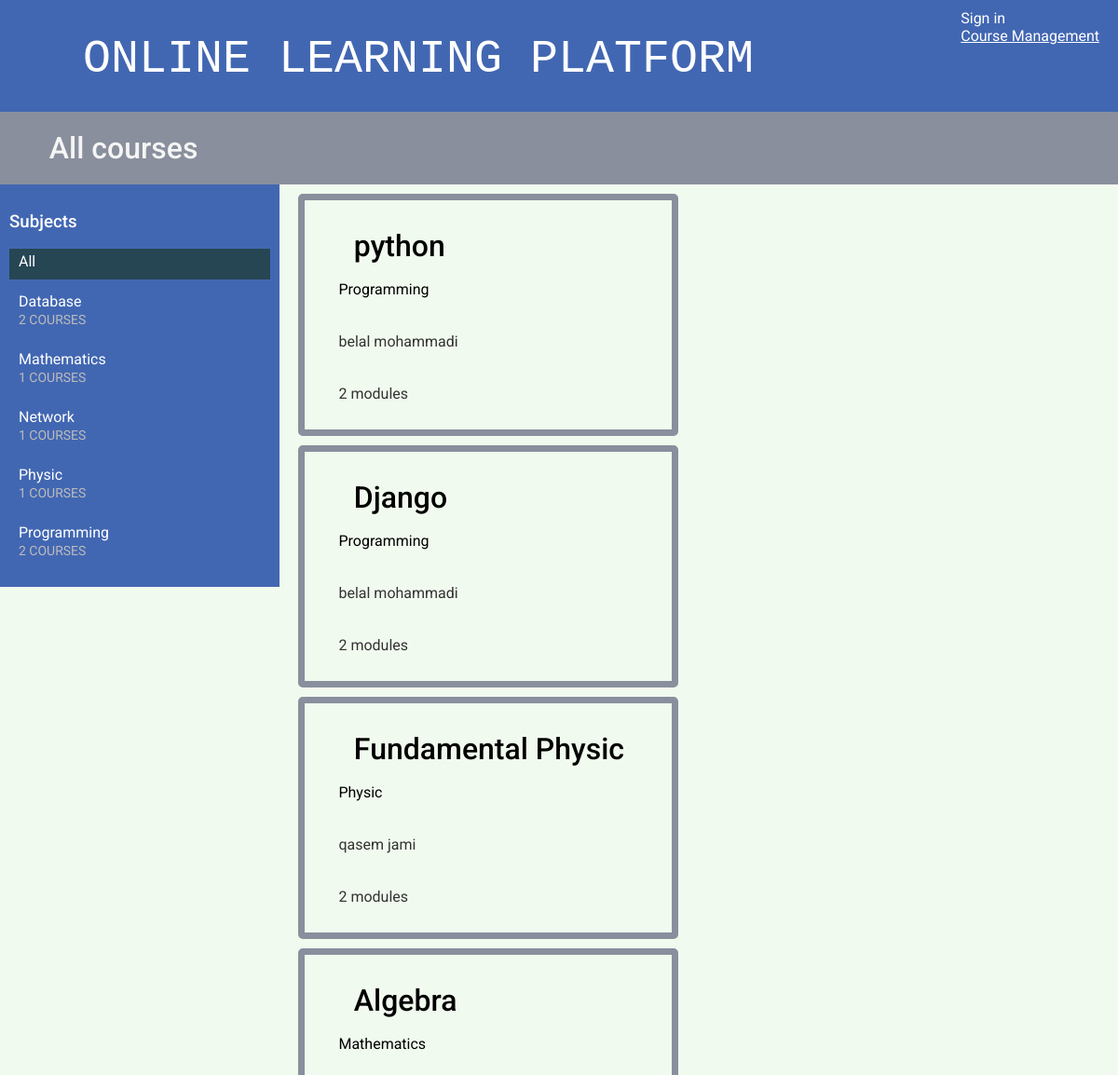
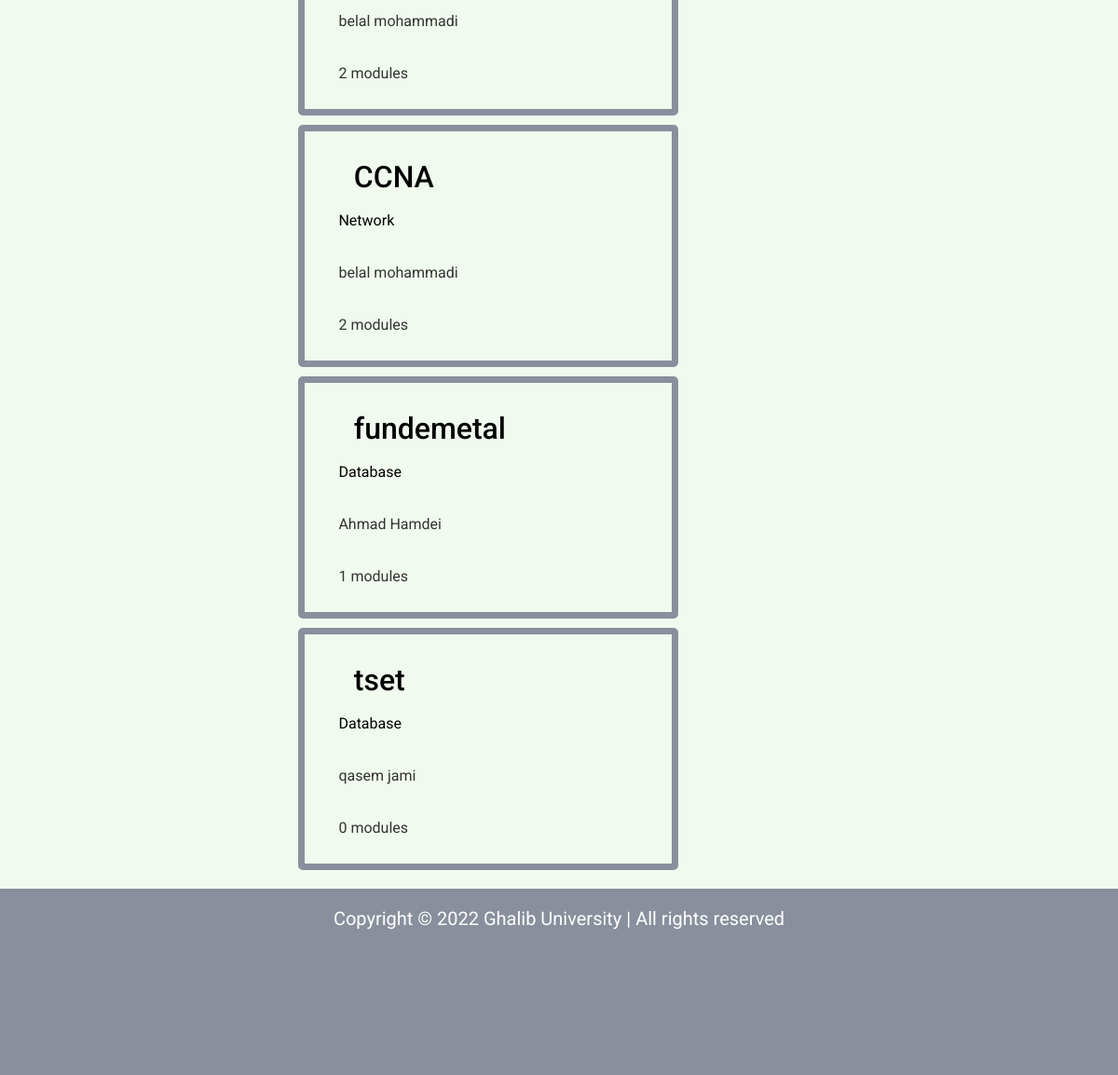
The page / on the database its author committed (2 pictures, top to bottom).
### courses/models.py (models this page shows, shortened)
class Subject(models.Model):
    title = models.CharField(max_length=200)
    slug = models.SlugField(max_length=200, unique=True)
    class Meta:
        ordering = ['title']
    def __str__(self):
        return self.title

class Course(models.Model):
    owner = models.ForeignKey(User,
                              related_name='courses_created',
                              on_delete=models.CASCADE)
    subject = models.ForeignKey(Subject,
                                related_name='courses',
                                on_delete=models.CASCADE)
    title = models.CharField(max_length=200)
    slug = models.SlugField(max_length=200, unique=True)
    overview = models.TextField()
    created = models.DateTimeField(auto_now_add=True)
    students = models.ManyToManyField(User,
                                      related_name='courses_joined',
                                      blank=True)
    class Meta:
        ordering = ['-created']

### courses/views.py (the view)
# urls.py: path('', CourseListView.as_view(), name='course_list'),
class CourseListView(TemplateResponseMixin, View):
    model = Course
    template_name = 'courses/course/list.html'
    def get(self, request, subject=None):
        subjects = cache.get('all_subjects')
        if not subjects:
            subjects = Subject.objects.annotate(
                            total_courses=Count('courses'))
            cache.set('all_subjects', subjects)
        all_courses = Course.objects.annotate(
                           total_modules=Count('modules'))
        if subject:
            subject = get_object_or_404(Subject, slug=subject)
            key = f'subject_{subject.id}_courses'
            courses = cache.get(key)
            if not courses:
                courses = all_courses.filter(subject=subject)
                cache.set(key, courses)
        else:
            courses = cache.get('all_courses')
            if not courses:
                courses = all_courses
                cache.set('all_courses', courses)
        return self.render_to_response({'subjects': subjects,
                                        'subject': subject,
                                        'courses': courses})

### courses/templates/courses/course/list.html (shortened to what this page needs)
{% extends "base.html" %}
{% block content %}
  <h1>
    {% if subject %}
    <i class="fas fa-check-square"></i> {{ subject.title }} courses
    {% else %}
    <i class="fas fa-check-square"></i> All courses
    {% endif %}
  </h1>
  <div class="contents">
    <h3>Subjects</h3>
    <ul id="modules">
      <li {% if not subject %}class="selected"{% endif %}>
        <a href="{% url "course_list" %}"">All</a>
      </li>
      {% for s in subjects %}
        <li {% if subject == s %}class="selected"{% endif %}>
          <a href="{% url "course_list_subject" s.slug %}">
            {{ s.title }}
            <br><span>{{ s.total_courses }} courses</span>
          </a>
        </li>
      {% endfor %}
    </ul>
  </div>
  <div class="module">
    {% for course in courses %}
      {% with subject=course.subject %}
      <div class="module" style="border:7px solid #898F9C; border-radius:5px; margin-bottom:10px;">
        <h1>
          <a href="{% url "course_detail" course.slug %}">
            <i class="fas fa-book"></i> {{ course.title }}
          </a>
        </h1>
        <p>
          <a href="{% url "course_list_subject" subject.slug %}"><i class="fas fa-link"></i> {{ subject }}</a>
        </p>
        <p><i class="fas fa-user-tie"></i> {{ course.owner.get_full_name }}</p>
        <p><i class="fas fa-book-reader"></i> {{ course.total_modules }} modules</p>
      </div>
      {% endwith %}
    {% endfor %}
  </div>
{% endblock %}

### courses/static/css/base.css (style rules this page uses)
* { box-sizing: border-box; }
html { overflow-x: hidden; }
body { margin:0; font-family:'Roboto', sans-serif; font-weight:400; color:#333; background-color: #f1faee; }
a { color:black; text-decoration:none; }
ul { float:left; }
h1, h2, h3, h4, h5, h6 { font-family:'Roboto', sans-serif; font-weight:500; }
h1 { background:#898F9C; color: whitesmoke; width:100%; overflow:auto; padding:20px 0 20px 20px; margin:0; }
.module { padding:10px 20px; float:left; width:60%; }
.module h1 { margin:20px 0 0; background-color: transparent; padding:0; width:100%; }
.module p { width:100%; float:right; line-height: 1.5; }
.contents { width:25%; padding:10px; float:left; background:#4267B2; color: #fff; font-family:'Roboto', sans-serif; }
.contents ul { list-style:none; margin:0; padding:0; width:100%; }
.contents ul li { margin:0 0 10px 0; padding:4px 10px 10px; overflow:auto; cursor:move; }
.contents ul li.selected { background:#264653; }
.contents ul span { text-transform:uppercase; color:#bbb; font-size:14px; }
.contents ul a { display:block; color:#fff; text-decoration:none; }

### rows shown on the page
Subject: title "Database", total_courses "2"
Subject: title "Mathematics", total_courses "1"
Subject: title "Network", total_courses "1"
Subject: title "Physic", total_courses "1"
Subject: title "Programming", total_courses "2"
Course: title "python", subject "Programming", owner.get_full_name "belal mohammadi", total_modules "2"
Course: title "Django", subject "Programming", owner.get_full_name "belal mohammadi", total_modules "2"
Course: title "Fundamental Physic", subject "Physic", owner.get_full_name "qasem jami", total_modules "2"
Course: title "Algebra", subject "Mathematics", owner.get_full_name "belal mohammadi", total_modules "2"
Course: title "CCNA", subject "Network", owner.get_full_name "belal mohammadi", total_modules "2"
Course: title "fundemetal", subject "Database", owner.get_full_name "Ahmad Hamdei", total_modules "1"
Course: title "tset", subject "Database", owner.get_full_name "qasem jami", total_modules "0"
